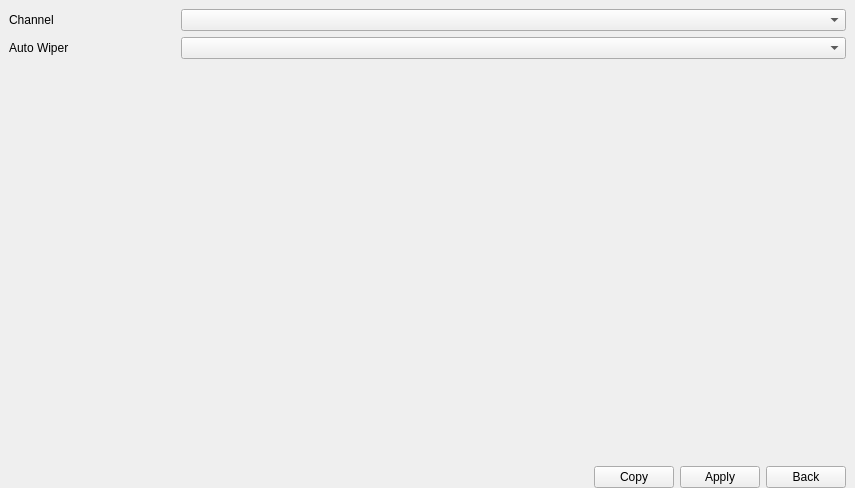
<?xml version="1.0" encoding="UTF-8"?>
<ui version="4.0">
 <class>TabPtzWiper</class>
 <widget class="QWidget" name="TabPtzWiper">
  <property name="geometry">
   <rect>
    <x>0</x>
    <y>0</y>
    <width>855</width>
    <height>488</height>
   </rect>
  </property>
  <property name="windowTitle">
   <string>Form</string>
  </property>
  <layout class="QVBoxLayout" name="verticalLayout">
   <property name="leftMargin">
    <number>9</number>
   </property>
   <property name="topMargin">
    <number>9</number>
   </property>
   <property name="rightMargin">
    <number>9</number>
   </property>
   <property name="bottomMargin">
    <number>0</number>
   </property>
   <item>
    <layout class="QGridLayout" name="gridLayout">
     <item row="0" column="0">
      <widget class="QLabel" name="labelChannel">
       <property name="sizePolicy">
        <sizepolicy hsizetype="Preferred" vsizetype="Preferred">
         <horstretch>1</horstretch>
         <verstretch>0</verstretch>
        </sizepolicy>
       </property>
       <property name="text">
        <string>Channel</string>
       </property>
      </widget>
     </item>
     <item row="0" column="1">
      <widget class="ComboBox" name="comboBoxChannel">
       <property name="sizePolicy">
        <sizepolicy hsizetype="Preferred" vsizetype="Fixed">
         <horstretch>4</horstretch>
         <verstretch>0</verstretch>
        </sizepolicy>
       </property>
      </widget>
     </item>
     <item row="1" column="0">
      <widget class="QLabel" name="labelAutoWiper">
       <property name="text">
        <string>Auto Wiper</string>
       </property>
      </widget>
     </item>
     <item row="1" column="1">
      <widget class="ComboBox" name="comboBoxAutoWiper"/>
     </item>
    </layout>
   </item>
   <item>
    <spacer name="verticalSpacer">
     <property name="orientation">
      <enum>Qt::Vertical</enum>
     </property>
     <property name="sizeHint" stdset="0">
      <size>
       <width>20</width>
       <height>370</height>
      </size>
     </property>
    </spacer>
   </item>
   <item>
    <layout class="QHBoxLayout" name="horizontalLayout_5">
     <item>
      <widget class="WidgetMessage" name="widgetMessage" native="true"/>
     </item>
     <item>
      <spacer name="horizontalSpacer_3">
       <property name="orientation">
        <enum>Qt::Horizontal</enum>
       </property>
       <property name="sizeHint" stdset="0">
        <size>
         <width>40</width>
         <height>20</height>
        </size>
       </property>
      </spacer>
     </item>
     <item>
      <widget class="MyPushButton" name="pushButtonCopy">
       <property name="text">
        <string>Copy</string>
       </property>
      </widget>
     </item>
     <item>
      <widget class="MyPushButton" name="pushButtonApply">
       <property name="text">
        <string>Apply</string>
       </property>
      </widget>
     </item>
     <item>
      <widget class="MyPushButton" name="pushButtonBack">
       <property name="text">
        <string>Back</string>
       </property>
      </widget>
     </item>
    </layout>
   </item>
  </layout>
 </widget>
 <customwidgets>
  <customwidget>
   <class>ComboBox</class>
   <extends>QComboBox</extends>
   <header>combobox.h</header>
  </customwidget>
  <customwidget>
   <class>MyPushButton</class>
   <extends>QPushButton</extends>
   <header>mypushbutton.h</header>
  </customwidget>
  <customwidget>
   <class>WidgetMessage</class>
   <extends>QWidget</extends>
   <header>widgetmessage.h</header>
   <container>1</container>
  </customwidget>
 </customwidgets>
 <resources/>
 <connections/>
</ui>
